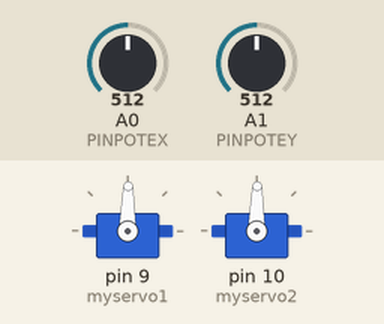
A sketch run on a simulated Arduino Uno, built with avr-gcc and run on an emulated ATmega328P. Shown: 2 × servo. The inputs (shaded band) are chosen by the test bench; at power-on: A0 (PINPOTEX) = 512, A1 (PINPOTEY) = 512.

Above: at 1.2 s.
1.3 s: A0 (PINPOTEX) set to 716
At 2.5 s:
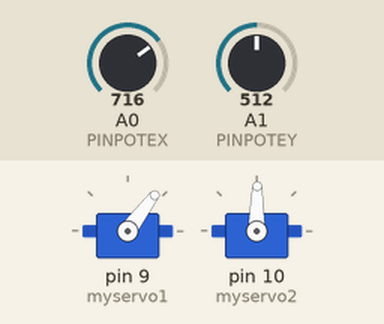
2.8 s: A1 (PINPOTEY) set to 716
At 3.6 s:
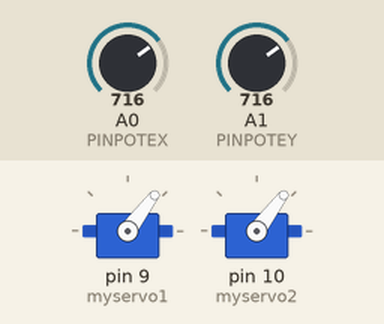
4.3 s: A0 (PINPOTEX) set to 900
At 4.6 s:
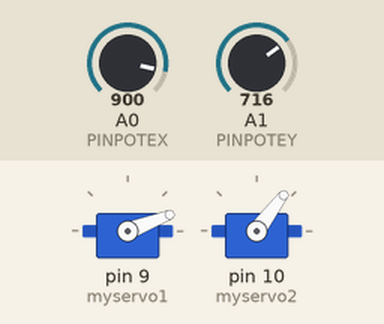
5.8 s: A1 (PINPOTEY) set to 900
At 6.9 s:
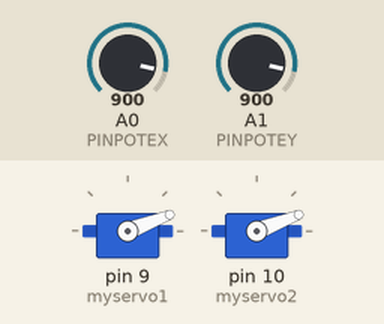
7.3 s: A0 (PINPOTEX) set to 1023
At 7.8 s:
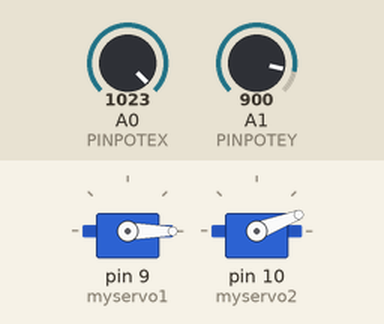
8.8 s: A1 (PINPOTEY) set to 1023
At 10.1 s:
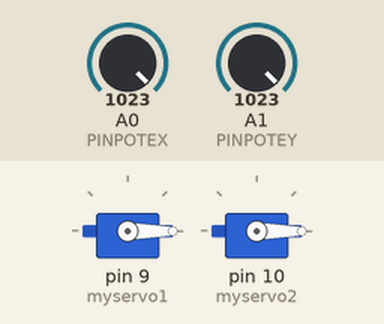
Timing chart, 0 to 11.3 s (numbered marks = the images above; inputs shaded):
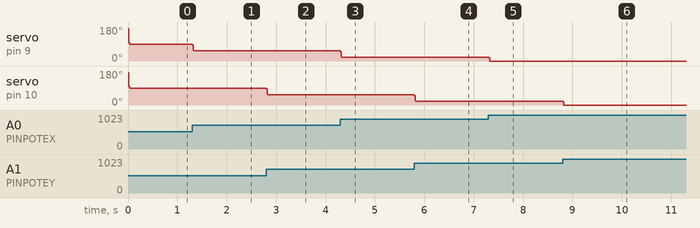

The sketch:

Manual_con_analogico_actual.ino
```cpp
#include <Servo.h>
#define PINPOTEX A0
#define PINPOTEY A1

// Variables del filtro
int N = 10;
float Sax = 0; // Valor de la señal analogica a filtrar eje x
float Say = 0; // Valor de la señal analogica a filtrar eje y
float alfa = 0.1;
float Smx = 0; // Valor de la media movil eje x
float Smy = 0; // Valor de la media movil eje y
int potBufferx[10];
int potBuffery[10];

Servo myservo1;
Servo myservo2;
int joyPinX = A0; // Conectar el eje X del joystick al pin analógico 0
int joyPinY = A1; // Conectar el eje Y del joystick al pin analógico 1
int joyMin = 0; // Valor mínimo del joystick
int joyMax = 1023; // Valor máximo del joystick

void setup() {
  myservo1.attach(9); // Conectar el primer servo al pin 9
  myservo2.attach(10); // Conectar el segundo servo al pin 10
}

void loop() {
  /////////////////////////////////////////////////////     SERVO EJE X      ////////////////////////////////////////////////////////////////
  // Leer el valor del potenciómetro y aplicar el filtro para el eje x
  Sax=(float)analogRead(PINPOTEX);
  Smx=(alfa*Sax)+(1-alfa)*Smx;
    for (int i = 0; i < N; i++) {
      potBufferx[i] = Smx;
      Smx += 0.1;
    }
  // Sumar todas las muestras en el buffer del filtro
  int potSumx = 0;
    for(int a = 0; a < N; a++) {
      potSumx += potBufferx[a];
    }
 // Obtener el valor promedio del buffer del filtro
  int potValx = potSumx / N;

  int servoPos1 = map(potValx, joyMin, joyMax, 180, 0); //MAPEO EJE Y del 0 a 180 grado
  myservo1.write(servoPos1); // Mover el primer servo

  //////////////////////////////////////////////////////////////////////////////////////////////////////////////////////////////////////
  /////////////////////////////////////////////////////     SERVO EJE Y      ////////////////////////////////////////////////////////////////

  Say=(float)analogRead(PINPOTEY);
  Smy=(alfa*Say)+(1-alfa)*Smy;
    for (int i = 0; i < N; i++) {
      potBuffery[i] = Smy;
      Smy += 0.1;
    }
  // Sumar todas las muestras en el buffer del filtro
  int potSumy = 0;
    for(int a = 0; a < N; a++) {
      potSumy += potBuffery[a];
    }
 // Obtener el valor promedio del buffer del filtro
  int potValy = potSumy / N;

 int servoPos2 = map(potValy, joyMin, joyMax, 180, 0);  //MAPEO EJE Y del 0 a 180 grados
 myservo2.write(servoPos2);

 //////////////////////////////////////////////////////////////////////////////////////////////////////////////////////////////////////////
}
```

Measured:
- after the input at 1.3 s, servo on pin 9 (myservo1): 89° → 53° at once
- after the input at 2.8 s, servo on pin 10 (myservo2): 89° → 53° at once
- after the input at 4.3 s, servo on pin 9 (myservo1): 53° → 21° at once
- after the input at 5.8 s, servo on pin 10 (myservo2): 53° → 21° at once
- after the input at 7.3 s, servo on pin 9 (myservo1): 21° → 0° at once
- after the input at 8.8 s, servo on pin 10 (myservo2): 21° → 0° at once
